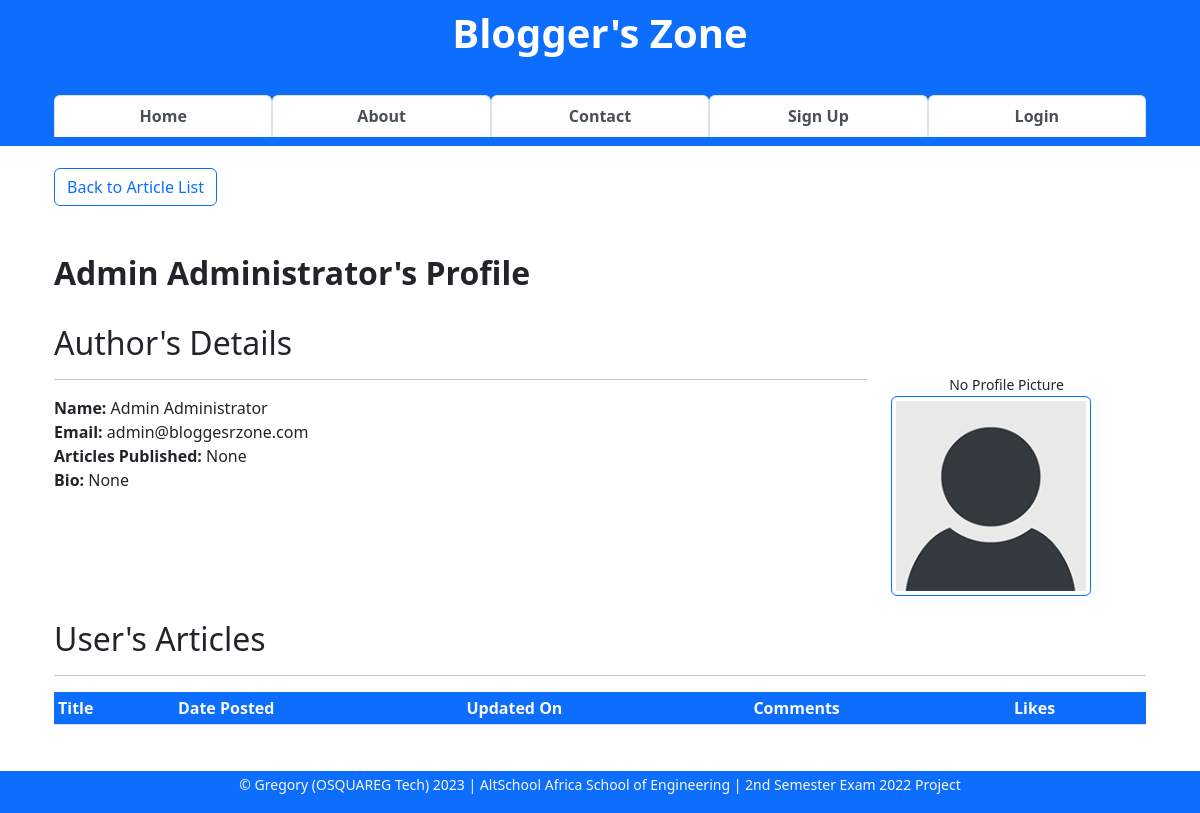
Page /author/1 on the committed database.
### app/models.py (models this page shows, shortened)
class User(db.Model, UserMixin):
    __tablename__ = "users"
    id = db.Column(db.Integer, primary_key=True)
    firstname = db.Column(db.String(255), nullable=False)
    lastname = db.Column(db.String(255), nullable=False)
    username = db.Column(db.String(25), nullable=False, unique=True)
    email = db.Column(db.Text(150), nullable=False, unique=True)
    password_hash = db.Column(db.Text(255), nullable=False, unique=True)
    bio = db.Column(db.Text(), nullable=True)
    date_joined = db.Column(db.DateTime, default=datetime.utcnow)
    is_active = db.Column(db.Boolean, default=True)
    is_admin = db.Column(db.Boolean, default=False)
    profile_pic = db.Column(db.String(), nullable=True)
    last_updated_by = db.Column(db.String)
    last_updated_on = db.Column(db.DateTime, onupdate=datetime.utcnow)
    articles = db.relationship("Article", backref="author")
    comments = db.relationship("Comment", backref="commenter")
    article_likes = db.relationship("ArticleLike", backref="art_liker")
    comment_likes = db.relationship("CommentLike", backref="com_liker")

### app/general/general.py (the view)
@blueprint.route("/author/<int:id>", methods=["GET"])
def author(id):
    user = User.query.get_or_404(id)
    user_details = db.session.query(User, User.id, func.count(Article.id).label("articles_count")). \
        outerjoin(Article, Article.author_id == User.id). \
        filter(user.id == Article.author_id, Article.is_draft is False, Article.is_deleted is False,
               User.is_active is True,
               User.username != "admin").first()
    user_articles = Article.query.\
        filter(Article.author_id == user.id, Article.is_draft == False, Article.is_deleted is False).\
        all()
    comment_likes_cnts = db.session. \
        query(Article.id.label("article_id"),
               func.count(Comment.comment).label("comments_count"),
               func.count(ArticleLike.user_id).label("likes_count")). \
        filter(Article.author_id == user.id, Article.is_draft is False, Article.is_deleted is False). \
        outerjoin(Comment, Comment.article_id == Article.id).\
        outerjoin(ArticleLike, ArticleLike.article_id == Article.id).\
        group_by(Article.id).all()
    context = {
        "user": user,
        "user_details": user_details,
        "user_articles": user_articles,
        "comment_likes_cnts": comment_likes_cnts
    }
    return render_template("author.html", **context)

### app/general/templates/author.html (shortened to what this page needs)
{% extends 'base.html' %}
{% block content %}
<div class="container">
    <div>
        <a href="/#all-articles-list" class="btn btn-outline-primary">Back to Article List</a>
        <br><br>
    </div>
    <br>
    <div>
        <h2><b>{{ user.firstname }} {{ user.lastname }}'s Profile</b></h2>
    </div>
    <div class="row">
        <div class="col-9">
            <br>
            <div>
                <h2>Author's Details</h2>
                <hr>
                <strong>Name:</strong> {{ user.firstname }} {{ user.lastname }} <br>
                <strong>Email:</strong> {{ user.email }} <br>
                <strong>Articles Published:</strong>
                {% if user_details.articles_count < 1 %}
                None <br>
                {% else %}
                {{ user_details.articles_count }} <br>
                {% endif %}
                <strong>Bio:</strong> {{ user.bio }} <br>
            </div><br>
        </div>
        <div class="row col-3">
            <div>
                <br><br><br>
                {% if user.profile_pic %}
                <img src="{{ url_for('static', filename='images/' + user.profile_pic)}}"
                    class="float-right img-thumbnail border-primary" width="200">
                {% else %}
                <center><small>No Profile Picture</small></center>
                <img src="{{ url_for('static', filename='images/default_profile_pic.png')}}"
                    class="float-right img-thumbnail border-primary" width="200">
                {% endif %}
            </div>
        </div>
    </div>
    <br>
    <div id="user-articles">
        <h2> User's Articles </h2>
        <hr>
        <table class="table table-sm table-hover">
            <thead class="table-responsive bg-primary text-light">
                <th>Title</th>
                <th>Date Posted</th>
                <th>Updated On</th>
                <th>Comments</th>
                <th>Likes</th>
            </thead>
        </table>
    </div>
</div>
{% endblock content %}

### app/static/css/tab-style.css (style rules this page uses)
a { text-decoration: none; }

### app/static/css/ckeditor-styles.css (style rules this page uses)
:root { --ck-color-image-caption-background: hsl(0, 0%, 97%); --ck-color-image-caption-text: hsl(0, 0%, 20%); --ck-color-mention-background: hsla(341, 100%, 30%, 0.1); --ck-color-mention-text: hsl(341, 100%, 30%); --ck-color-table-caption-background: hsl(0, 0%, 97%); --ck-color-table-caption-text: hsl(0, 0%, 20%); --ck-highlight-marker-blue: hsl(201, 97%, 72%); --ck-highlight-marker-green: hsl(120, 93%, 68%); --ck-highlight-marker-pink: hsl(345, 96%, 73%); --ck-highlight-marker-yellow: hsl(60, 97%, 73%); --ck-highlight-pen-green: hsl(112, 100%, 27%); --ck-highlight-pen-red: hsl(0, 85%, 49%); --ck-image-style-spacing: 1.5em; --ck-inline-image-style-spacing: calc(var(--ck-image-style-spacing) / 2); --ck-todo-list-checkmark-size: 16px; }

### rows in the picture
User: firstname "Admin", lastname "Administrator", email "admin@bloggesrzone.com", bio "None"
